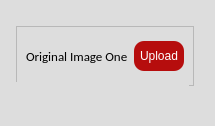
               <widget class="QGroupBox" name="groupBox_4">
                <property name="styleSheet">
                 <string notr="true">QGroupBox {
  width: 65vw;
  height: 90vh;
  background-color:#dddddd;
  border-radius: 15px;
  padding: 5px; /* Adjust padding as needed */
  margin-right: 5px;
}

/* You may need to adjust the sub-controls styles based on your specific requirements */
QGroupBox::title {
  subcontrol-origin: margin;
  subcontrol-position: top center;
  padding: 0 3px;
}

QGroupBox::indicator {
  width: 13px;
  height: 13px;
}


</string>
                </property>
                <property name="title">
                 <string/>
                </property>
                <layout class="QGridLayout" name="gridLayout_59">
                 <item row="0" column="0">
                  <layout class="QVBoxLayout" name="verticalLayout_28">
                   <item>
                    <widget class="QFrame" name="frame_21">
                     <property name="minimumSize">
                      <size>
                       <width>0</width>
                       <height>60</height>
                      </size>
                     </property>
                     <property name="maximumSize">
                      <size>
                       <width>16777215</width>
                       <height>40</height>
                      </size>
                     </property>
                     <property name="frameShape">
                      <enum>QFrame::StyledPanel</enum>
                     </property>
                     <property name="frameShadow">
                      <enum>QFrame::Raised</enum>
                     </property>
                     <layout class="QGridLayout" name="gridLayout_64">
                      <item row="0" column="0">
                       <widget class="QLabel" name="label_20">
                        <property name="minimumSize">
                         <size>
                          <width>0</width>
                          <height>30</height>
                         </size>
                        </property>
                        <property name="font">
                         <font>
                          <family>Calibri</family>
                          <pointsize>10</pointsize>
                         </font>
                        </property>
                        <property name="text">
                         <string>Original Image One</string>
                        </property>
                       </widget>
                      </item>
                      <item row="0" column="1">
                       <layout class="QHBoxLayout" name="horizontalLayout_31">
                        <property name="leftMargin">
                         <number>0</number>
                        </property>
                        <property name="topMargin">
                         <number>0</number>
                        </property>
                        <property name="rightMargin">
                         <number>0</number>
                        </property>
                        <property name="bottomMargin">
                         <number>0</number>
                        </property>
                        <item>
                         <widget class="QPushButton" name="upload_btn_1">
                          <property name="minimumSize">
                           <size>
                            <width>0</width>
                            <height>30</height>
                           </size>
                          </property>
                          <property name="styleSheet">
                           <string notr="true">QPushButton {
    width: 50%;
    background-color: rgb(182, 13, 13); /* Replace with the corresponding color value for --dark-grey in your application */
    color: white;
    border-radius: 10px;
    text-align: center;

}

QPushButton:hover {
    background-color: white;
color:red /* Replace with the corresponding color value for --darkest-color in your application */
}
</string>
                          </property>
                          <property name="text">
                           <string>Upload</string>
                          </property>
                         </widget>
                        </item>
                       </layout>
                      </item>
                     </layout>
                    </widget>
                   </item>
                   <item>
                    <layout class="QHBoxLayout" name="horizontalLayout_9">
                     <item>
                      <widget class="QGroupBox" name="groupBox_30">
                       <property name="styleSheet">
                        <string notr="true">QGroupBox {
    border: none; /* or border: 0; */
}

QGroupBox::title {
    subcontrol-origin: margin;
    subcontrol-position: top left;
    padding: 0 5px; /* Optional padding for the title */
}

</string>
                       </property>
                       <property name="title">
                        <string/>
                       </property>
                       <layout class="QGridLayout" name="gridLayout_65">
                        <item row="0" column="0">
                         <widget class="PlotWidget" name="original_hybrid_image_1" native="true"/>
                        </item>
                       </layout>
                      </widget>
                     </item>
                    </layout>
                   </item>
                  </layout>
                 </item>
                </layout>
               </widget>
